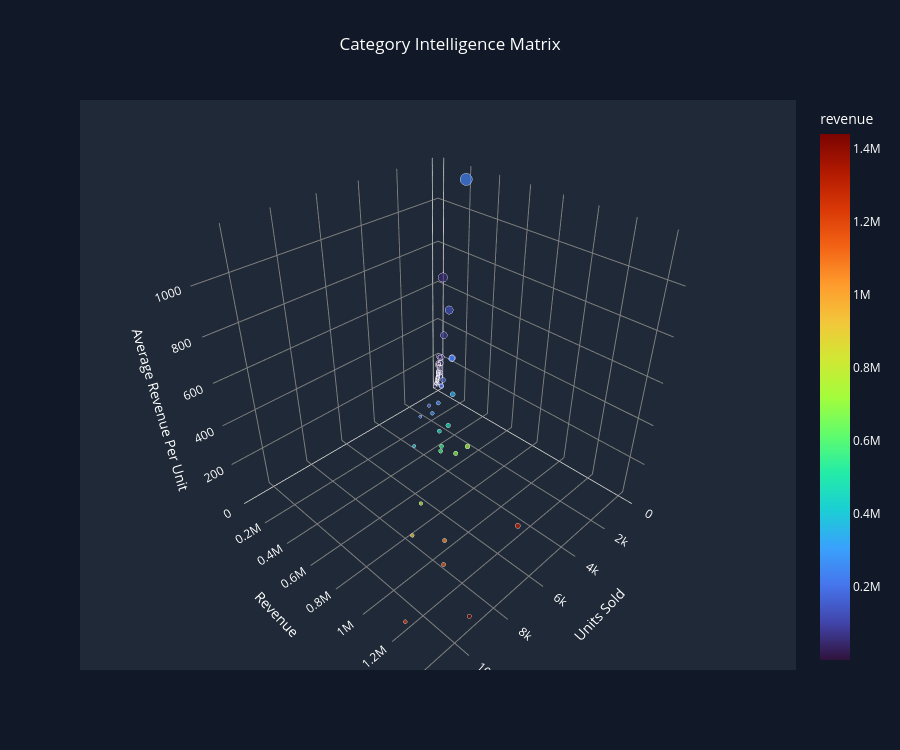

The notebook cell this image was saved under:
### Markdown cell above
## Key Findings

- Customers receiving orders early or on time provide ratings above 4 stars.
- Slightly late deliveries reduce ratings to approximately 3 stars.
- Late and very late deliveries result in ratings below 2 stars.
- Delivery performance has a significant impact on customer satisfaction.

## Business Impact

Improving logistics and reducing delivery delays can substantially improve customer experience and review ratings.

### Code cell
import plotly.express as px

fig = px.scatter_3d(
    category_metrics,
    x="units_sold",
    y="revenue",
    z="avg_revenue_per_unit",
    color="revenue",
    size="avg_revenue_per_unit",
    hover_name="product_category_name_english",
    title="Category Intelligence Matrix",
    color_continuous_scale="Turbo"
)

fig.update_layout(
    title_x=0.5,
    height=750,

    paper_bgcolor="#111827",
    font_color="white",

    scene=dict(
        xaxis_title="Units Sold",
        yaxis_title="Revenue",
        zaxis_title="Average Revenue Per Unit",

        bgcolor="#1F2937",

        xaxis=dict(
            backgroundcolor="#1F2937",
            gridcolor="gray",
            color="white"
        ),

        yaxis=dict(
            backgroundcolor="#1F2937",
            gridcolor="gray",
            color="white"
        ),

        zaxis=dict(
            backgroundcolor="#1F2937",
            gridcolor="gray",
            color="white"
        )
    )
)

fig.show()

### Figure 1 — Plotly figure (JSON) as saved in the notebook; plotly's stock layout.template omitted (floating-point values rounded to 4 significant figures)
{"data": [{"hovertemplate": "<b>%{hovertext}</b><br><br>units_sold=%{x}<br>revenue=%{marker.color}<br>avg_revenue_per_unit=%{marker.size}<extra></extra>", "hovertext": ["agro_industry_and_commerce", "air_conditioning", "art", "arts_and_craftmanship", "audio", "auto", "baby", "bed_bath_table", "books_general_interest", "books_imported", "books_technical", "cds_dvds_musicals", "christmas_supplies", "cine_photo", "computers", "computers_accessories", "consoles_games", "construction_tools_construction", "construction_tools_lights", "construction_tools_safety", "cool_stuff", "costruction_tools_garden", "costruction_tools_tools", "diapers_and_hygiene", "drinks", "dvds_blu_ray", "electronics", "fashio_female_clothing", "fashion_bags_accessories", "fashion_childrens_clothes", "fashion_male_clothing", "fashion_shoes", "fashion_sport", "fashion_underwear_beach", "fixed_telephony", "flowers", "food", "food_drink", "furniture_bedroom", "furniture_decor", "furniture_living_room", "furniture_mattress_and_upholstery", "garden_tools", "health_beauty", "home_appliances", "home_appliances_2", "home_comfort_2", "home_confort", "home_construction", "housewares", "industry_commerce_and_business", "kitchen_dining_laundry_garden_furniture", "la_cuisine", "luggage_accessories", "market_place", "music", "musical_instruments", "office_furniture", "party_supplies", "perfumery", "pet_shop", "security_and_services", "signaling_and_security", "small_appliances", "small_appliances_home_oven_and_coffee", "sports_leisure", "stationery", "tablets_printing_image", "telephony", "toys", "watches_gifts"], "legendgroup": "", "marker": {"color": [78370.0, 61770.0, 28250.0, 2184.0, 56400.0, 685400.0, 480100.0, 1242000.0, 56050.0, 5410.0, 23380.0, 955.0, 12030.0, 8190.0, 232800.0, 1059000.0, 177300.0, 165300.0, 48660.0, 44460.0, 719300.0, 31030.0, 17930.0, 2141.0, 28170.0, 7288.0, 206800.0, 3425.0, 184300.0, 665.4, 12950.0, 28480.0, 2698.0, 11460.0, 64220.0, 1599.0, 36660.0, 19690.0, 24660.0, 902500.0, 86880.0, 5999.0, 584200.0, 1441000.0, 94990.0, 123900.0, 1171.0, 67070.0, 96920.0, 778400.0, 47550.0, 58330.0, 2389.0, 170900.0, 33830.0, 6725.0, 210100.0, 342500.0, 5313.0, 453300.0, 253900.0, 324.5, 28020.0, 206700.0, 50190.0, 1157000.0, 277700.0, 8755.0, 394900.0, 561400.0, 1306000.0], "coloraxis": "coloraxis", "size": [369.7, 208.0, 135.2, 91.01, 154.9, 161.8, 156.6, 111.7, 101.4, 90.16, 87.56, 68.21, 78.63, 113.7, 1147.0, 135.3, 155.9, 178.0, 160.1, 229.2, 189.5, 130.4, 174.1, 54.9, 74.33, 113.9, 74.75, 71.36, 90.73, 83.17, 98.11, 108.7, 89.92, 87.46, 243.3, 48.45, 71.89, 70.82, 226.2, 108.3, 172.7, 157.9, 134.4, 149.0, 123.2, 520.7, 39.02, 154.5, 160.5, 111.8, 177.4, 207.6, 170.6, 156.5, 108.8, 177.0, 309.0, 202.6, 123.6, 132.6, 130.4, 162.3, 140.8, 304.4, 660.4, 133.9, 110.3, 105.5, 86.88, 136.4, 217.9], "sizemode": "area", "sizeref": 2.867, "symbol": "circle"}, "mode": "markers", "name": "", "scene": "scene", "showlegend": false, "type": "scatter3d", "x": [212, 297, 209, 24, 364, 4235, 3065, 11115, 553, 60, 267, 14, 153, 72, 203, 7827, 1137, 929, 304, 194, 3796, 238, 103, 39, 379, 64, 2767, 48, 2031, 8, 132, 262, 30, 131, 264, 33, 510, 278, 109, 8334, 503, 38, 4347, 9670, 771, 238, 30, 434, 604, 6964, 268, 281, 14, 1092, 311, 38, 680, 1691, 43, 3419, 1947, 2, 199, 679, 76, 8641, 2517, 83, 4545, 4117, 5991], "y": [78370.0, 61770.0, 28250.0, 2184.0, 56400.0, 685400.0, 480100.0, 1242000.0, 56050.0, 5410.0, 23380.0, 955.0, 12030.0, 8190.0, 232800.0, 1059000.0, 177300.0, 165300.0, 48660.0, 44460.0, 719300.0, 31030.0, 17930.0, 2141.0, 28170.0, 7288.0, 206800.0, 3425.0, 184300.0, 665.4, 12950.0, 28480.0, 2698.0, 11460.0, 64220.0, 1599.0, 36660.0, 19690.0, 24660.0, 902500.0, 86880.0, 5999.0, 584200.0, 1441000.0, 94990.0, 123900.0, 1171.0, 67070.0, 96920.0, 778400.0, 47550.0, 58330.0, 2389.0, 170900.0, 33830.0, 6725.0, 210100.0, 342500.0, 5313.0, 453300.0, 253900.0, 324.5, 28020.0, 206700.0, 50190.0, 1157000.0, 277700.0, 8755.0, 394900.0, 561400.0, 1306000.0], "z": [369.7, 208.0, 135.2, 91.01, 154.9, 161.8, 156.6, 111.7, 101.4, 90.16, 87.56, 68.21, 78.63, 113.7, 1147.0, 135.3, 155.9, 178.0, 160.1, 229.2, 189.5, 130.4, 174.1, 54.9, 74.33, 113.9, 74.75, 71.36, 90.73, 83.17, 98.11, 108.7, 89.92, 87.46, 243.3, 48.45, 71.89, 70.82, 226.2, 108.3, 172.7, 157.9, 134.4, 149.0, 123.2, 520.7, 39.02, 154.5, 160.5, 111.8, 177.4, 207.6, 170.6, 156.5, 108.8, 177.0, 309.0, 202.6, 123.6, 132.6, 130.4, 162.3, 140.8, 304.4, 660.4, 133.9, 110.3, 105.5, 86.88, 136.4, 217.9]}], "layout": {"coloraxis": {"autocolorscale": false, "colorbar": {"title": {"text": "revenue"}}, "colorscale": [[0, "#30123b"], [0.07143, "#4145ab"], [0.1429, "#4675ed"], [0.2143, "#39a2fc"], [0.2857, "#1bcfd4"], [0.3571, "#24eca6"], [0.4286, "#61fc6c"], [0.5, "#a4fc3b"], [0.5714, "#d1e834"], [0.6429, "#f3c63a"], [0.7143, "#fe9b2d"], [0.7857, "#f36315"], [0.8571, "#d93806"], [0.9286, "#b11901"], [1, "#7a0402"]]}, "font": {"color": "white"}, "height": 750, "legend": {"itemsizing": "constant", "tracegroupgap": 0}, "paper_bgcolor": "#111827", "scene": {"bgcolor": "#1F2937", "domain": {"x": [0, 1], "y": [0, 1]}, "xaxis": {"backgroundcolor": "#1F2937", "color": "white", "gridcolor": "gray", "title": {"text": "Units Sold"}}, "yaxis": {"backgroundcolor": "#1F2937", "color": "white", "gridcolor": "gray", "title": {"text": "Revenue"}}, "zaxis": {"backgroundcolor": "#1F2937", "color": "white", "gridcolor": "gray", "title": {"text": "Average Revenue Per Unit"}}}, "title": {"text": "Category Intelligence Matrix", "x": 0.5}}}
